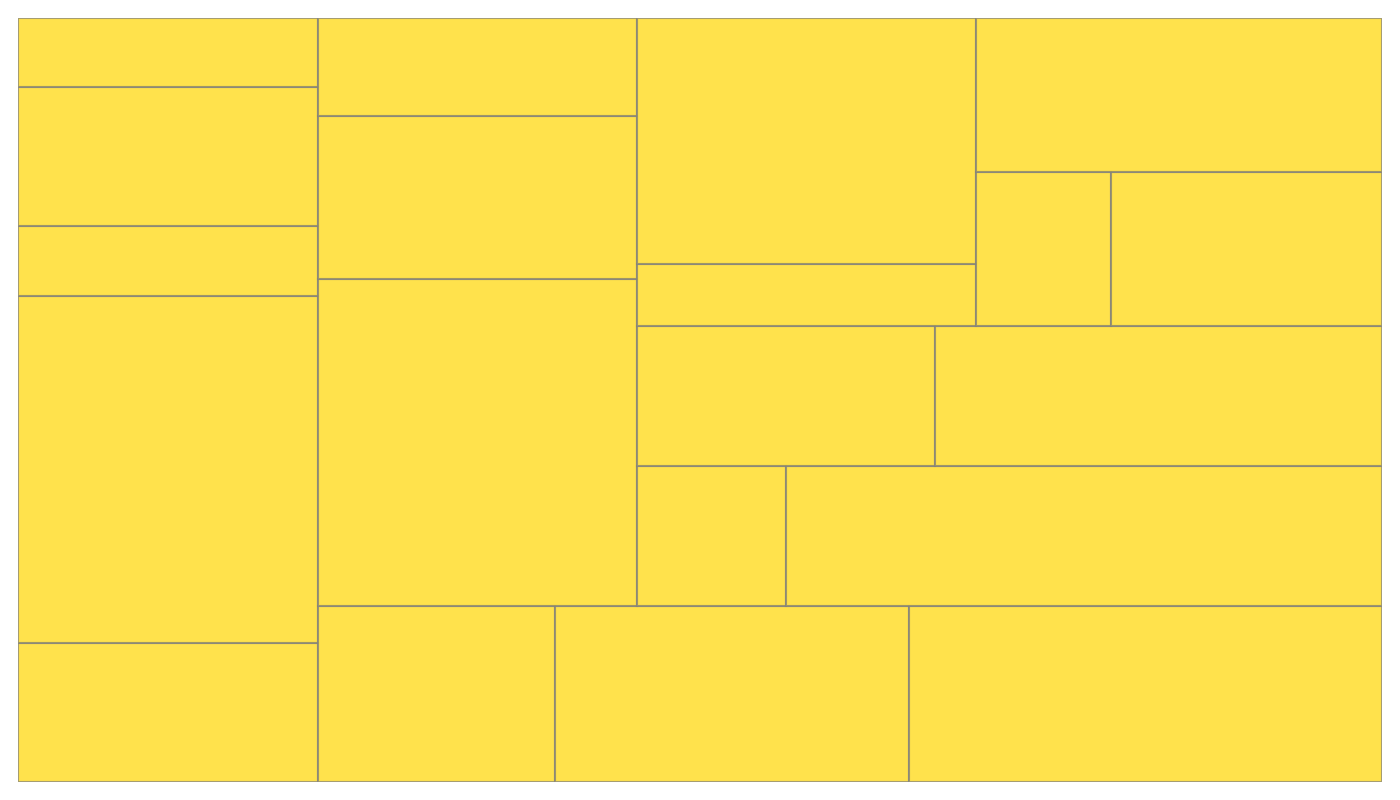

Recreate this plot in Python.
import matplotlib.pyplot as plt
import squarify

sectors = ['Residential Areas', 'Commercial Districts', 'Industrial Zones', 'Public Facilities', 'Transportation']
energy_sources = ['Solar', 'Wind', 'Bioenergy', 'Hydro']

# Data is shuffled to randomly alter content while maintaining dimensional structure
data = {
    'Residential Areas': [20, 50, 10, 20],
    'Commercial Districts': [10, 20, 30, 40],
    'Industrial Zones': [50, 25, 15, 10],
    'Public Facilities': [40, 20, 30, 10],
    'Transportation': [40, 10, 20, 30]
}

sizes = []
for sector in sectors:
    for percent in data[sector]:
        sizes.append(percent)

single_color = '#FFD700'  # Gold

plt.figure(figsize=(14, 8))
squarify.plot(sizes=sizes, color=[single_color] * len(sizes), alpha=0.7, edgecolor="grey", linewidth=1.5)

plt.axis('off')
plt.tight_layout()
plt.show()
